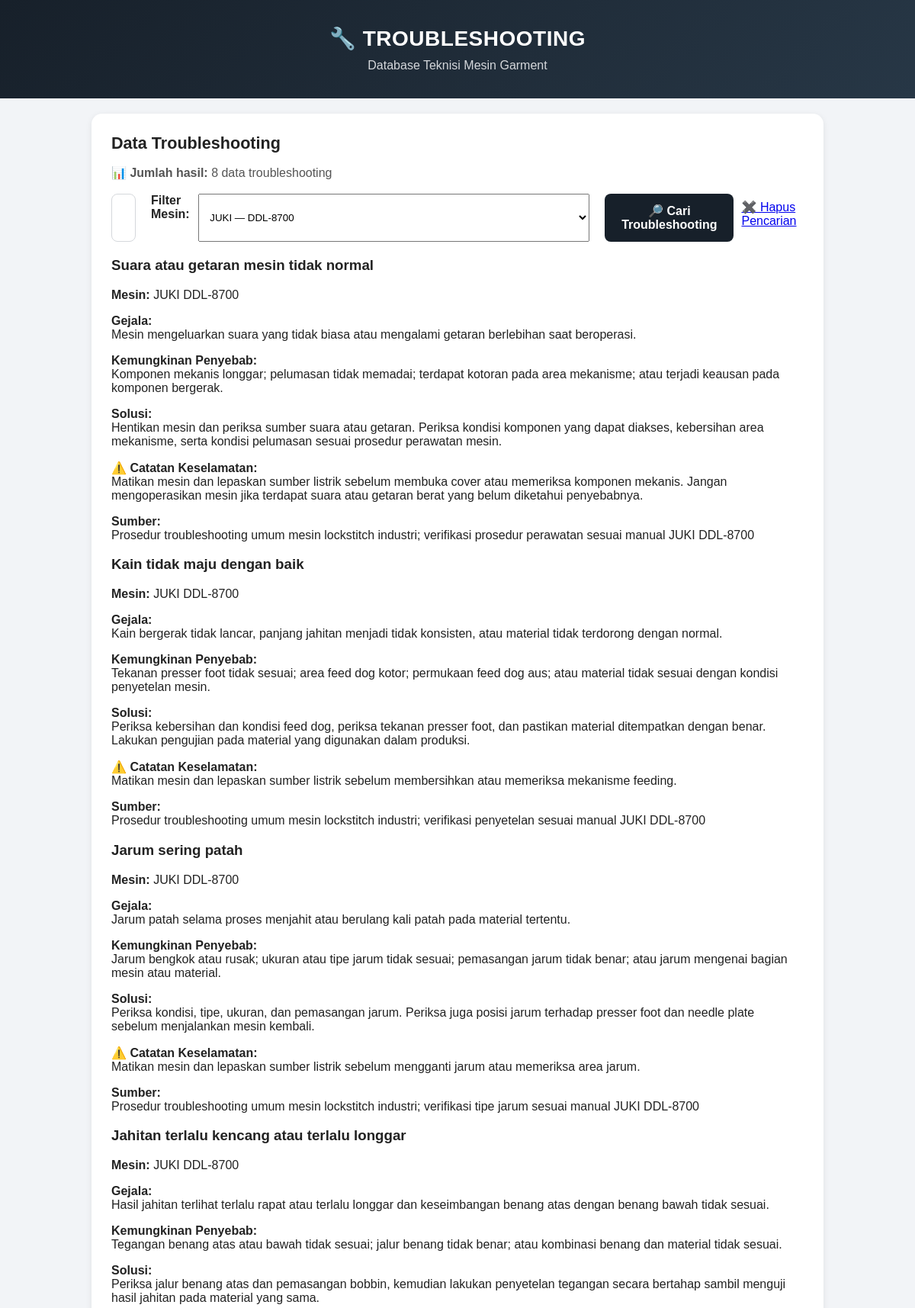
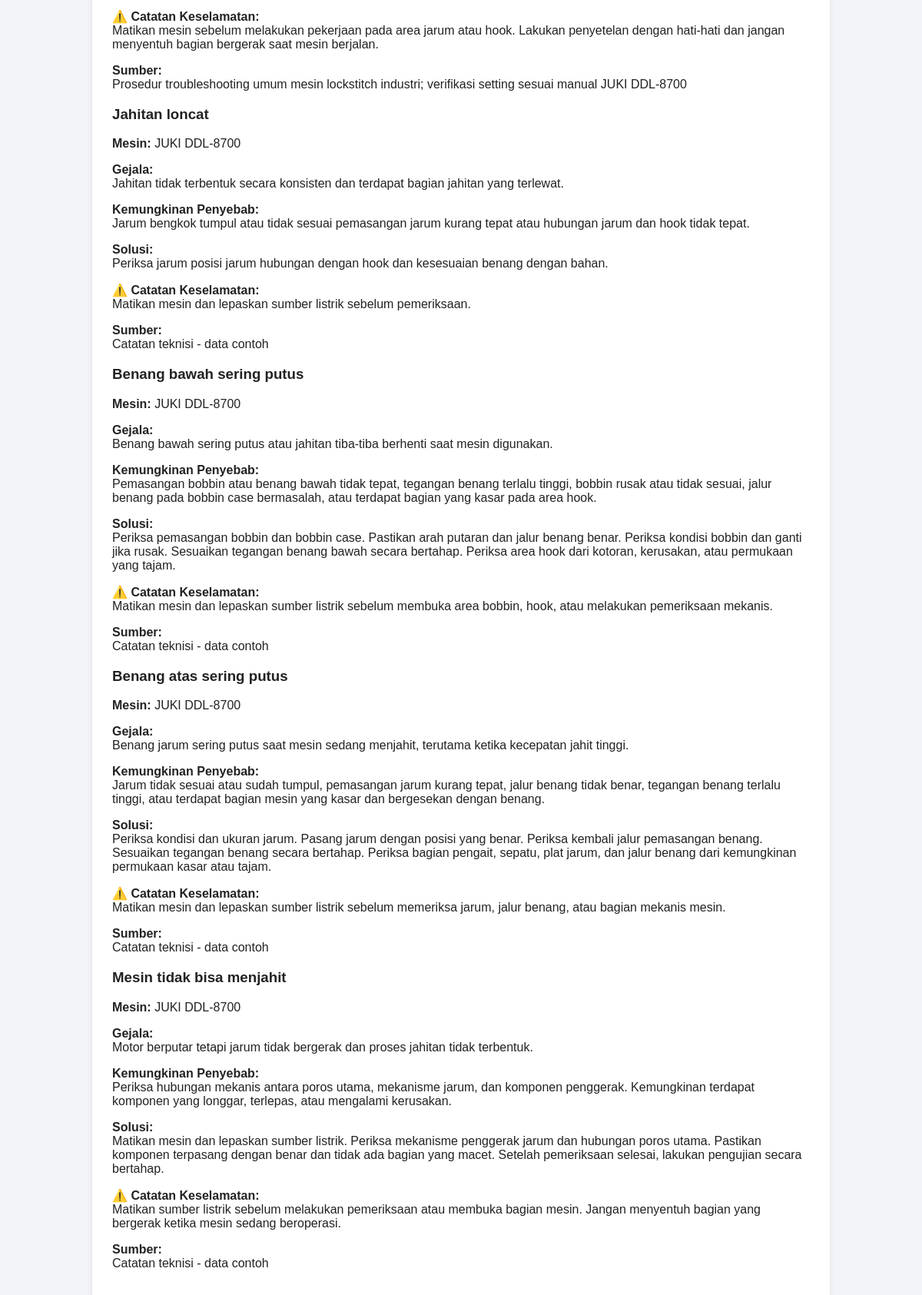
/troubleshooting?machine_id=3 (upper part), run on the app's committed database (2 pictures, top to bottom).
### tables this page shows
CREATE TABLE troubleshooting (
    id INTEGER PRIMARY KEY AUTOINCREMENT,
    machine_id INTEGER,
    problem TEXT NOT NULL,
    symptoms TEXT,
    possible_cause TEXT,
    solution TEXT,
    safety_notes TEXT,
    source TEXT,
    FOREIGN KEY (machine_id) REFERENCES machines(id)
);

CREATE TABLE brands (
    id INTEGER PRIMARY KEY AUTOINCREMENT,
    name TEXT NOT NULL UNIQUE,
    country TEXT,
    official_website TEXT,
    notes TEXT
);

CREATE TABLE machines (
    id INTEGER PRIMARY KEY AUTOINCREMENT,
    brand_id INTEGER NOT NULL,
    machine_type_id INTEGER,
    model TEXT NOT NULL,
    function TEXT,
    description TEXT,
    notes TEXT,
    FOREIGN KEY (brand_id) REFERENCES brands(id),
    FOREIGN KEY (machine_type_id) REFERENCES machine_types(id),
    UNIQUE (brand_id, model)
);

### app.py (the view, shortened to what this page needs)
@app.route("/troubleshooting")
def troubleshooting():
    conn = get_db()
    search = request.args.get("search", "").strip()
    machine_id = request.args.get("machine_id", "").strip()
    machines = conn.execute(
        """
        SELECT
            machines.id,
            machines.model,
            brands.name AS brand_name
        FROM machines
        LEFT JOIN brands
            ON machines.brand_id = brands.id
        ORDER BY brands.name, machines.model
        """
    ).fetchall()
    query = """
        SELECT
            troubleshooting.*,
            machines.model AS machine_model,
            brands.name AS brand_name
        FROM troubleshooting
        LEFT JOIN machines
            ON troubleshooting.machine_id = machines.id
        LEFT JOIN brands
            ON machines.brand_id = brands.id
    """
    params = []
    if machine_id:
        try:
            machine_id_int = int(machine_id)
            query += " WHERE troubleshooting.machine_id = ?"
            params.append(machine_id_int)
        except ValueError:
            machine_id = ""
    query += " ORDER BY troubleshooting.id DESC"
    troubleshooting_data = conn.execute(
        query,
        params
    ).fetchall()
    conn.close()
    return render_template(
        "troubleshooting.html",
        troubleshooting_data=troubleshooting_data,
        search=search,
        machine_id=machine_id,
        machines=machines
    )

### app.py (called while the page is built)
def get_db():
    conn = sqlite3.connect(DATABASE)
    conn.row_factory = sqlite3.Row
    return conn

### templates/troubleshooting.html (shortened to what this page needs)
<!DOCTYPE html>
<html lang="id">
<head>
    <link rel="stylesheet"
          href="{{ url_for('static', filename='style.css') }}">
</head>
<body>
<header>
    <h1>🔧 TROUBLESHOOTING</h1>
    <p>Database Teknisi Mesin Garment</p>
</header>
<main>
    <section class="welcome">
        <h2>Data Troubleshooting</h2>
        <p><strong>📊 Jumlah hasil:</strong> {{ troubleshooting_data|length }} data troubleshooting</p>
<form method="GET" action="/troubleshooting" style="margin-bottom: 20px;">
            <input
                type="text"
                name="search"
                value="{{ search or '' }}"
                placeholder="Cari masalah, gejala, penyebab, solusi, atau mesin..."
                style="width: 100%; box-sizing: border-box;"
            >
            <br><br>
            <label for="machine_id">
                <strong>Filter Mesin:</strong>
            </label>
            <select
                id="machine_id"
                name="machine_id"
                style="width: 100%; box-sizing: border-box; padding: 10px;"
            >
                {% for machine in machines %}
                <option
                    value="{{ machine['id'] }}"
                    {% if machine_id == machine['id']|string %}selected{% endif %}
                >
                    {{ machine['brand_name'] }} — {{ machine['model'] }}
                </option>
                {% endfor %}
            </select>
            <br><br>
            <button type="submit" class="add-button">
                🔎 Cari Troubleshooting
            </button>
            {% if search or machine_id %}
            <a href="/troubleshooting" class="back-button">
                ✖️ Hapus Pencarian
            </a>
            {% endif %}
        </form>
        {% if troubleshooting_data %}
            {% for item in troubleshooting_data %}
            <div class="machine-card">
                <h3>
                    {{ item['problem'] }}
                </h3>
                {% if item['brand_name'] or item['machine_model'] %}
                <p>
                    <strong>Mesin:</strong>
                    {{ item['brand_name'] or '' }}
                    {{ item['machine_model'] or '' }}
                </p>
                {% endif %}
                {% if item['symptoms'] %}
                <p>
                    <strong>Gejala:</strong><br>
                    {{ item['symptoms'] }}
                </p>
                {% endif %}
                {% if item['possible_cause'] %}
                <p>
                    <strong>Kemungkinan Penyebab:</strong><br>
                    {{ item['possible_cause'] }}
                </p>
                {% endif %}
                {% if item['solution'] %}
                <p>
                    <strong>Solusi:</strong><br>
                    {{ item['solution'] }}
                </p>
                {% endif %}
                {% if item['safety_notes'] %}
                <p>
                    <strong>⚠️ Catatan Keselamatan:</strong><br>
                    {{ item['safety_notes'] }}
                </p>
                {% endif %}
                {% if item['source'] %}
                <p>
                    <strong>Sumber:</strong><br>
                    {{ item['source'] }}
                </p>
                {% endif %}
            </div>
            {% endfor %}
        {% else %}
            <p>
                Belum ada data troubleshooting.
            </p>
        {% endif %}
        <br>
    </section>
</main>
</body>
</html>

### static/style.css (style rules this page uses)
* { box-sizing: border-box; }
body { margin: 0; font-family: Arial, sans-serif; background: #f2f4f7; color: #222; }
header { background: #17202a; color: white; padding: 25px 15px; text-align: center; }
header h1 { margin: 0; font-size: 24px; }
header p { margin: 8px 0 0; color: #d5d8dc; }
main { max-width: 1000px; margin: auto; padding: 20px; }
section { margin-bottom: 30px; }
.welcome { background: white; padding: 20px; border-radius: 12px; box-shadow: 0 2px 8px rgba(0,0,0,0.08); }
.add-button { display: inline-block; padding: 12px 18px; background: #17202a; color: white; text-decoration: none; border-radius: 8px; font-weight: bold; }
.back-button { display: inline-block; margin-top: 8px; }
header { padding: 34px 20px; background: linear-gradient(135deg, #17202a, #273746); }
header h1 { font-size: 28px; letter-spacing: 0.5px; }
header p { font-size: 1rem; margin-top: 10px; }
.welcome { padding: 26px; border-radius: 14px; }
.welcome h2 { margin-top: 0; margin-bottom: 10px; font-size: 1.35rem; }
.welcome > p { color: #555; }
.welcome form { display: flex; gap: 10px; margin-top: 18px; }
.welcome form input { flex: 1; min-width: 0; padding: 13px 15px; border: 1px solid #d5d8dc; border-radius: 8px; font-size: 1rem; box-sizing: border-box; }
.welcome form button { padding: 13px 22px; border: none; border-radius: 8px; background: #17202a; color: white; font-size: 1rem; cursor: pointer; }
section > h2 { margin-bottom: 16px; }

### data on the page
troubleshooting: problem "Suara atau getaran mesin tidak normal", name "JUKI", model "DDL-8700", symptoms "Mesin mengeluarkan suara yang tidak biasa atau mengalami getaran berlebihan saat beroperasi.", possible_cause "Komponen mekanis longgar; pelumasan tidak memadai; terdapat kotoran pada area mekanisme; atau terjadi keausan pada komponen bergerak.", solution "Hentikan mesin dan periksa sumber suara atau getaran. Periksa kondisi komponen yang dapat diakses, kebersihan area mekanisme, serta kondisi pelumasan sesuai prosedur perawatan mesin.", safety_notes "Matikan mesin dan lepaskan sumber listrik sebelum membuka cover atau memeriksa komponen mekanis. Jangan mengoperasikan mesin jika terdapat suara atau getaran berat yang belum diketahui penyebabnya.", source "Prosedur troubleshooting umum mesin lockstitch industri; verifikasi prosedur perawatan sesuai manual JUKI DDL-8700"
troubleshooting: problem "Kain tidak maju dengan baik", name "JUKI", model "DDL-8700", symptoms "Kain bergerak tidak lancar, panjang jahitan menjadi tidak konsisten, atau material tidak terdorong dengan normal.", possible_cause "Tekanan presser foot tidak sesuai; area feed dog kotor; permukaan feed dog aus; atau material tidak sesuai dengan kondisi penyetelan mesin.", solution "Periksa kebersihan dan kondisi feed dog, periksa tekanan presser foot, dan pastikan material ditempatkan dengan benar. Lakukan pengujian pada material yang digunakan dalam produksi.", safety_notes "Matikan mesin dan lepaskan sumber listrik sebelum membersihkan atau memeriksa mekanisme feeding.", source "Prosedur troubleshooting umum mesin lockstitch industri; verifikasi penyetelan sesuai manual JUKI DDL-8700"
troubleshooting: problem "Jarum sering patah", name "JUKI", model "DDL-8700", symptoms "Jarum patah selama proses menjahit atau berulang kali patah pada material tertentu.", possible_cause "Jarum bengkok atau rusak; ukuran atau tipe jarum tidak sesuai; pemasangan jarum tidak benar; atau jarum mengenai bagian mesin atau material.", solution "Periksa kondisi, tipe, ukuran, dan pemasangan jarum. Periksa juga posisi jarum terhadap presser foot dan needle plate sebelum menjalankan mesin kembali.", safety_notes "Matikan mesin dan lepaskan sumber listrik sebelum mengganti jarum atau memeriksa area jarum.", source "Prosedur troubleshooting umum mesin lockstitch industri; verifikasi tipe jarum sesuai manual JUKI DDL-8700"
troubleshooting: problem "Jahitan terlalu kencang atau terlalu longgar", name "JUKI", model "DDL-8700", symptoms "Hasil jahitan terlihat terlalu rapat atau terlalu longgar dan keseimbangan benang atas dengan benang bawah tidak sesuai.", possible_cause "Tegangan benang atas atau bawah tidak sesuai; jalur benang tidak benar; atau kombinasi benang dan material tidak sesuai.", solution "Periksa jalur benang atas dan pemasangan bobbin, kemudian lakukan penyetelan tegangan secara bertahap sambil menguji hasil jahitan pada material yang sama.", safety_notes "Matikan mesin sebelum melakukan pekerjaan pada area jarum atau hook. Lakukan penyetelan dengan hati-hati dan jangan menyentuh bagian bergerak saat mesin berjalan.", source "Prosedur troubleshooting umum mesin lockstitch industri; verifikasi setting sesuai manual JUKI DDL-8700"
troubleshooting: problem "Jahitan loncat", name "JUKI", model "DDL-8700", symptoms "Jahitan tidak terbentuk secara konsisten dan terdapat bagian jahitan yang terlewat.", possible_cause "Jarum bengkok tumpul atau tidak sesuai pemasangan jarum kurang tepat atau hubungan jarum dan hook tidak tepat.", solution "Periksa jarum posisi jarum hubungan dengan hook dan kesesuaian benang dengan bahan.", safety_notes "Matikan mesin dan lepaskan sumber listrik sebelum pemeriksaan.", source "Catatan teknisi - data contoh"
troubleshooting: problem "Benang bawah sering putus", name "JUKI", model "DDL-8700", symptoms "Benang bawah sering putus atau jahitan tiba-tiba berhenti saat mesin digunakan.", possible_cause "Pemasangan bobbin atau benang bawah tidak tepat, tegangan benang terlalu tinggi, bobbin rusak atau tidak sesuai, jalur benang pada bobbin case bermasalah, atau terdapat bagian yang kasar pada area hook.", solution "Periksa pemasangan bobbin dan bobbin case. Pastikan arah putaran dan jalur benang benar. Periksa kondisi bobbin dan ganti jika rusak. Sesuaikan tegangan benang bawah secara bertahap. Periksa area hook dari kotoran, kerusakan, atau permukaan yang tajam.", safety_notes "Matikan mesin dan lepaskan sumber listrik sebelum membuka area bobbin, hook, atau melakukan pemeriksaan mekanis.", source "Catatan teknisi - data contoh"
troubleshooting: problem "Benang atas sering putus", name "JUKI", model "DDL-8700", symptoms "Benang jarum sering putus saat mesin sedang menjahit, terutama ketika kecepatan jahit tinggi.", possible_cause "Jarum tidak sesuai atau sudah tumpul, pemasangan jarum kurang tepat, jalur benang tidak benar, tegangan benang terlalu tinggi, atau terdapat bagian mesin yang kasar dan bergesekan dengan benang.", solution "Periksa kondisi dan ukuran jarum. Pasang jarum dengan posisi yang benar. Periksa kembali jalur pemasangan benang. Sesuaikan tegangan benang secara bertahap. Periksa bagian pengait, sepatu, plat jarum, dan jalur benang dari kemungkinan permukaan kasar atau tajam.", safety_notes "Matikan mesin dan lepaskan sumber listrik sebelum memeriksa jarum, jalur benang, atau bagian mekanis mesin.", source "Catatan teknisi - data contoh"
troubleshooting: problem "Mesin tidak bisa menjahit", name "JUKI", model "DDL-8700", symptoms "Motor berputar tetapi jarum tidak bergerak dan proses jahitan tidak terbentuk.", possible_cause "Periksa hubungan mekanis antara poros utama, mekanisme jarum, dan komponen penggerak. Kemungkinan terdapat komponen yang longgar, terlepas, atau mengalami kerusakan.", solution "Matikan mesin dan lepaskan sumber listrik. Periksa mekanisme penggerak jarum dan hubungan poros utama. Pastikan komponen terpasang dengan benar dan tidak ada bagian yang macet. Setelah pemeriksaan selesai, lakukan pengujian secara bertahap.", safety_notes "Matikan sumber listrik sebelum melakukan pemeriksaan atau membuka bagian mesin. Jangan menyentuh bagian yang bergerak ketika mesin sedang beroperasi.", source "Catatan teknisi - data contoh"

### other printed values
{{ troubleshooting_data|length }} "8"
form field machine_id "JUKI — DDL-8700"
